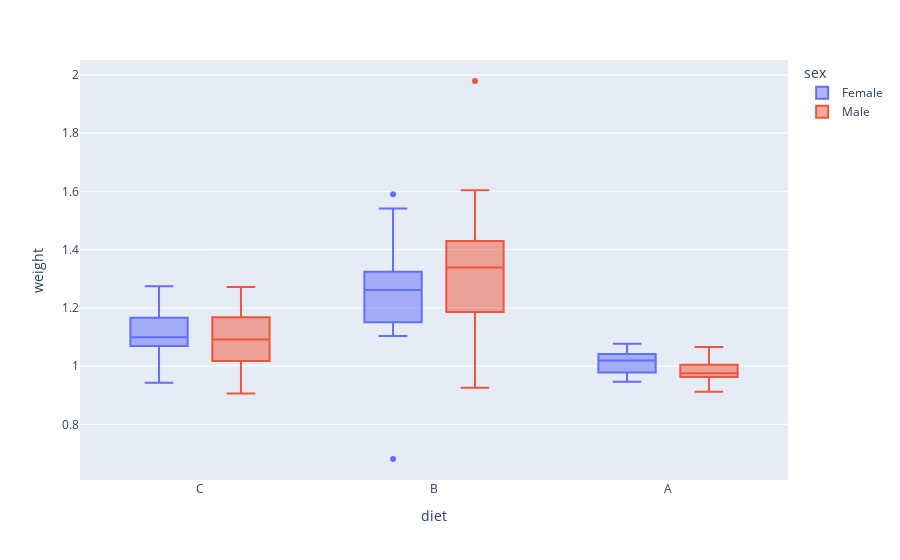

The notebook cell saved with this chart:
### Markdown cell above
Here is final plot, that looks simmilar to what we should get.

### Code cell
fig = px.box(df_squirrel, x='diet', y='weight', color='sex')
fig.show()

### Figure 1 — Plotly figure (JSON) as saved in the notebook; plotly's stock layout.template omitted (floating-point values rounded to 4 significant figures)
{"data": [{"alignmentgroup": "True", "hovertemplate": "sex=Female<br>diet=%{x}<br>weight=%{y}<extra></extra>", "legendgroup": "Female", "marker": {"color": "#636efa"}, "name": "Female", "notched": false, "offsetgroup": "Female", "orientation": "v", "showlegend": true, "type": "box", "x": ["C", "B", "C", "A", "A", "C", "B", "C", "A", "B", "C", "A", "A", "C", "B", "A", "C", "A", "A", "B", "A", "C", "C", "C", "C", "C", "B", "B", "A", "A", "B", "A", "B", "C", "B", "A", "C", "A", "B", "C", "C", "A", "B", "A", "B", "A", "A", "A", "B", "A", "C", "B"], "x0": " ", "xaxis": "x", "y": [1.042, 1.141, 1.132, 1.034, 1.045, 1.168, 1.248, 1.093, 1.032, 1.262, 1.009, 1.03, 0.985, 1.083, 1.178, 0.959, 1.257, 1.001, 1.043, 0.681, 1.041, 1.127, 1.274, 0.943, 1.18, 1.165, 1.59, 1.261, 0.946, 1.042, 1.489, 1.077, 1.541, 1.039, 1.287, 0.963, 1.094, 0.953, 1.315, 1.078, 1.136, 0.971, 1.103, 1.014, 1.215, 1.024, 1.01, 1.049, 1.136, 0.995, 1.099, 1.327], "y0": " ", "yaxis": "y"}, {"alignmentgroup": "True", "hovertemplate": "sex=Male<br>diet=%{x}<br>weight=%{y}<extra></extra>", "legendgroup": "Male", "marker": {"color": "#EF553B"}, "name": "Male", "notched": false, "offsetgroup": "Male", "orientation": "v", "showlegend": true, "type": "box", "x": ["C", "B", "A", "B", "C", "B", "C", "A", "C", "B", "C", "B", "C", "B", "A", "C", "A", "C", "B", "C", "A", "B", "A", "B", "B", "B", "C", "B", "C", "B", "C", "C", "A", "A", "B", "A", "B", "B", "A", "A", "A", "C", "A", "A", "C", "A", "B", "A"], "x0": " ", "xaxis": "x", "y": [1.196, 1.401, 1.015, 1.113, 1.213, 1.413, 1.042, 0.971, 1.171, 1.21, 1.158, 1.275, 0.992, 1.479, 0.967, 1.152, 0.912, 1.039, 1.604, 1.103, 0.984, 0.983, 0.961, 1.339, 1.292, 1.32, 1.005, 0.926, 0.906, 1.353, 1.091, 1.01, 0.965, 0.974, 1.363, 0.977, 1.522, 1.03, 0.953, 1.066, 1.059, 1.272, 1.011, 0.916, 1.081, 0.999, 1.979, 0.99], "y0": " ", "yaxis": "y"}], "layout": {"boxmode": "group", "legend": {"title": {"text": "sex"}, "tracegroupgap": 0}, "margin": {"t": 60}, "xaxis": {"anchor": "y", "domain": [0, 1], "title": {"text": "diet"}}, "yaxis": {"anchor": "x", "domain": [0, 1], "title": {"text": "weight"}}}}
